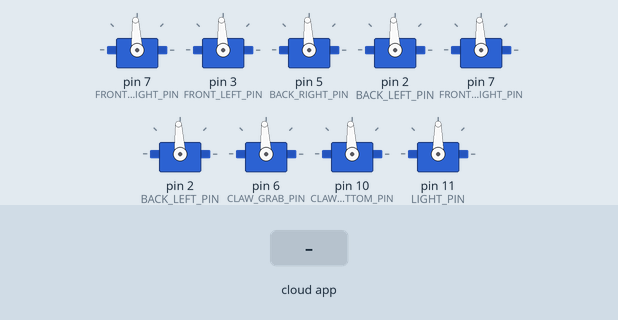
Bench run of a sketch on a simulated Arduino Uno, built with avr-gcc and run on an emulated ATmega328P. Parts: 9 × servo. The inputs (shaded band) are chosen by the test bench. The ROS host is connected and sends only what is stated.

Above: at 4.2 s.
4.3 s: the phone or cloud app sets light to 0
At 5.3 s:
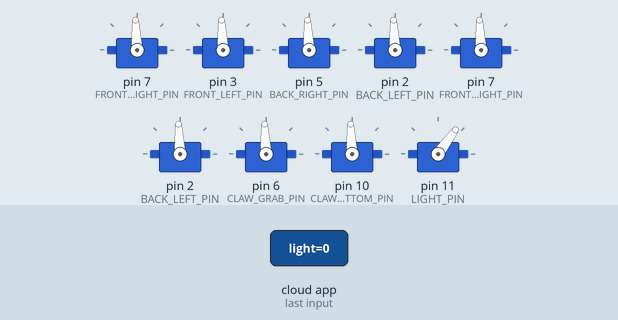
5.8 s: the phone or cloud app sets light to 1
At 6.3 s:
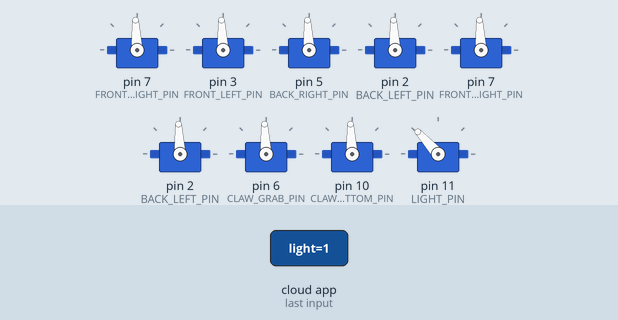
Timing chart, 0 to 8.8 s (numbered marks = the images above; inputs shaded):
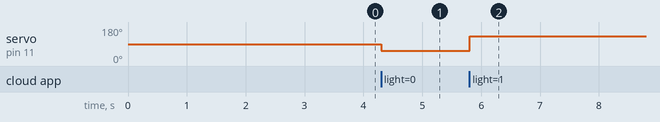

The sketch:

motorControl18.ino
```cpp
#include <Wire.h>
#include <Servo.h>

#include <ros.h>
#include <std_msgs/Int16MultiArray.h>
#include <std_msgs/Bool.h>

#define FULL_STOP          1500
#define FRONT_RIGHT_PIN    7
#define FRONT_LEFT_PIN     3
#define BACK_RIGHT_PIN     5
#define BACK_LEFT_PIN      2
#define FRONT_VERT_PIN     8
#define BACK_VERT_PIN      4
#define CLAW_GRAB_PIN      6
#define CLAW_BOTTOM_PIN    10
#define LIGHT_PIN          11

Servo frontR;
Servo frontL;
Servo backR;
Servo backL;
Servo frontV;
Servo backV;
Servo clawFront;
Servo clawBottom;
Servo light;


//init ros node need to run ros
ros::NodeHandle  nh;

std_msgs::Int16MultiArray motors_back;
ros::Publisher pub_back("motor_back", &motors_back);


int16_t back[9];

/*

0   +   1
/-------\
|   4   |
|       |
|   5   |
\-------/
2   +   3

data value array locations for the motors


*/


//light true = 1900, ligth false = 1100;

void motor_value_pull( const std_msgs::Int16MultiArray& values){

  frontL.writeMicroseconds(values.data[0]);
  frontR.writeMicroseconds(values.data[1]);

  backL.writeMicroseconds(values.data[2]);
  backR.writeMicroseconds(values.data[3]);

  frontV.writeMicroseconds(values.data[4]);
  backV.writeMicroseconds(values.data[5]);

  clawFront.writeMicroseconds(values.data[6]);
  clawBottom.writeMicroseconds(values.data[8]);

  for(int i = 0; i < 9; i++) back[i] = values.data[i];


}

void light_pull(const std_msgs::Bool& value){

  if(value.data) light.writeMicroseconds(1900);
  else light.writeMicroseconds(1100);

}

ros::Subscriber<std_msgs::Int16MultiArray> sub_motor("motorValues", motor_value_pull);
ros::Subscriber<std_msgs::Bool> sub_light("light", light_pull);

void setup(){

  nh.initNode();

  nh.subscribe(sub_motor);
  nh.subscribe(sub_light);

  motors_back.data_length = 9;

  nh.advertise(pub_back);

  Serial.begin(57600);

  frontR.attach(FRONT_RIGHT_PIN);
  frontL.attach(FRONT_LEFT_PIN);

  backR.attach(BACK_RIGHT_PIN);
  backL.attach(BACK_LEFT_PIN);

  frontV.attach(FRONT_RIGHT_PIN);
  backV.attach(BACK_LEFT_PIN);

  clawFront.attach(CLAW_GRAB_PIN);
  clawBottom.attach(CLAW_BOTTOM_PIN);
  light.attach(LIGHT_PIN);


  frontR.writeMicroseconds(FULL_STOP);
  frontL.writeMicroseconds(FULL_STOP);

  backR.writeMicroseconds(FULL_STOP);
  backL.writeMicroseconds(FULL_STOP);

  frontV.writeMicroseconds(FULL_STOP);
  backV.writeMicroseconds(FULL_STOP);

  clawFront.writeMicroseconds(FULL_STOP);
  clawBottom.writeMicroseconds(FULL_STOP);


  delay(3000);

}

void loop(){

  motors_back.data = back;
  pub_back.publish(&motors_back);

  nh.spinOnce();

  delay(10);
}
```

Measured:
- after the input at 4.3 s, servo on pin 11 (LIGHT_PIN): 90° → 54° at once
- after the input at 5.8 s, servo on pin 11 (LIGHT_PIN): 54° → 132° at once
